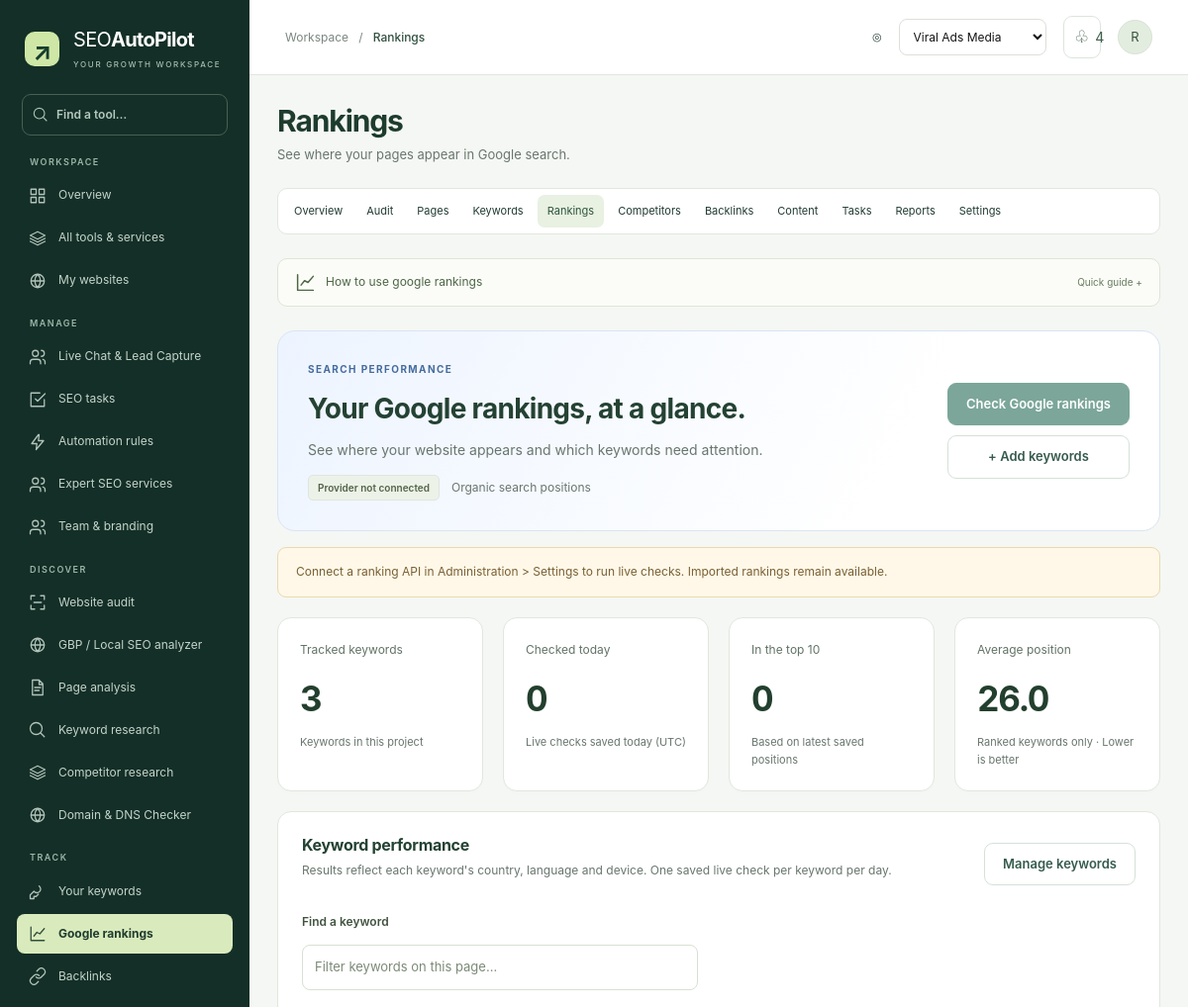
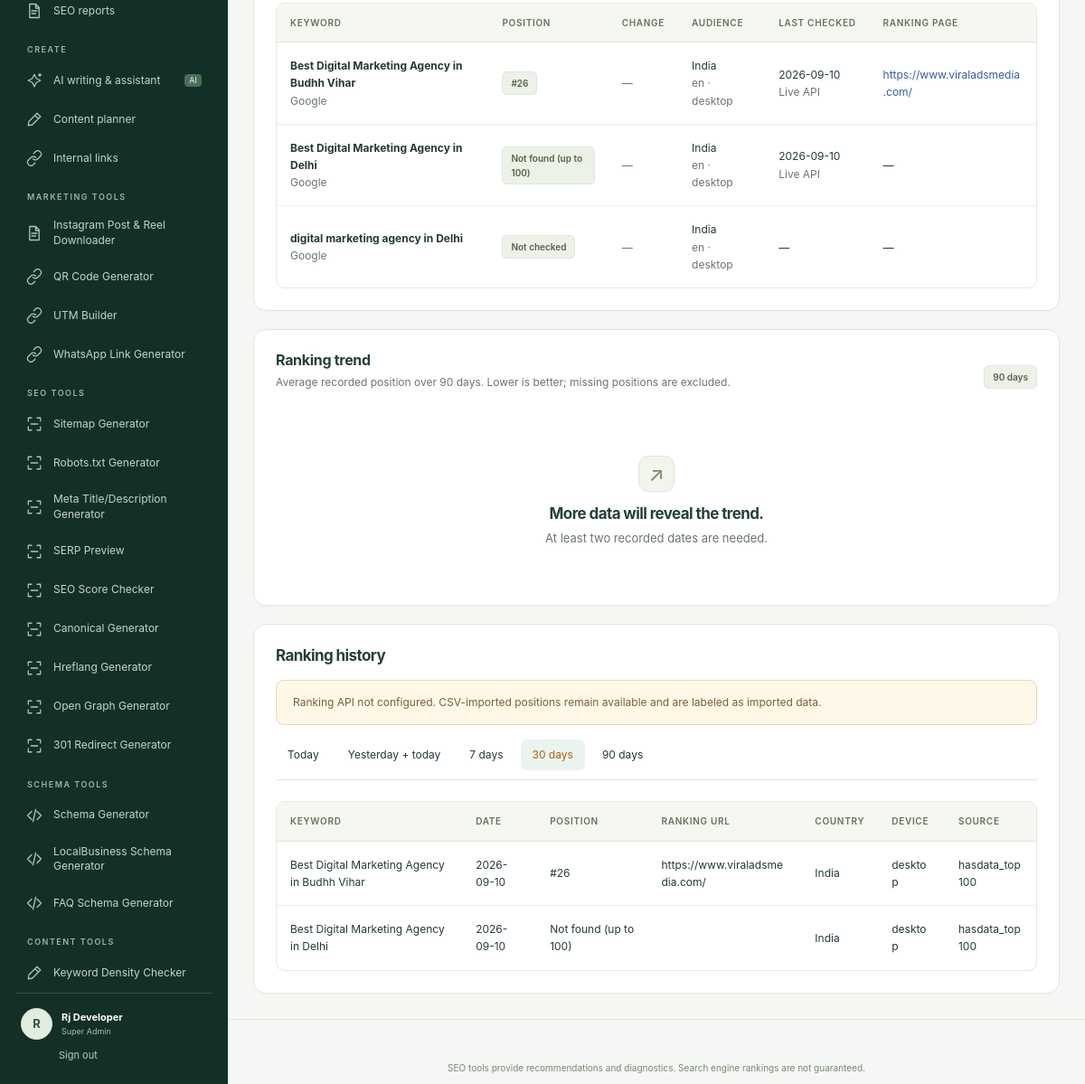
Screenshot of /rankings (signed in) with the database file from the repository (2 pictures, top to bottom).
### tables this page shows
CREATE TABLE `users` (
  `id` int(10) UNSIGNED NOT NULL,
  `name` varchar(120) NOT NULL,
  `email` varchar(190) NOT NULL,
  `password` varchar(255) NOT NULL,
  `role` enum('super_admin','admin','team_member','customer') NOT NULL DEFAULT 'customer',
  `company` varchar(190) DEFAULT '',
  `phone` varchar(40) DEFAULT '',
  `timezone` varchar(60) DEFAULT 'UTC',
  `country` varchar(80) DEFAULT '',
  `active` tinyint(4) NOT NULL DEFAULT 1,
  `verified_at` datetime DEFAULT NULL,
  `notification_email` tinyint(4) NOT NULL DEFAULT 1,
  `created_at` timestamp NOT NULL DEFAULT current_timestamp(),
  `session_version` int(10) UNSIGNED NOT NULL DEFAULT 1
);

CREATE TABLE `keywords` (
  `id` int(10) UNSIGNED NOT NULL,
  `website_id` int(10) UNSIGNED NOT NULL,
  `keyword` varchar(190) NOT NULL,
  `country` varchar(80) DEFAULT 'India',
  `language` varchar(40) DEFAULT 'en',
  `search_engine` varchar(30) DEFAULT 'google',
  `device` enum('desktop','mobile') DEFAULT 'desktop',
  `target_url` varchar(500) DEFAULT '',
  `intent` varchar(80) DEFAULT '',
  `tags` varchar(190) DEFAULT '',
  `search_volume` int(10) UNSIGNED DEFAULT NULL,
  `difficulty` decimal(5,2) DEFAULT NULL,
  `cpc` decimal(10,2) DEFAULT NULL,
  `source` varchar(30) DEFAULT 'manual',
  `created_at` timestamp NOT NULL DEFAULT current_timestamp()
);

### config/config.example.php (called while the page is built)
<?php
return [
 'DB_HOST'=>'127.0.0.1', 'DB_PORT'=>'3306', 'DB_NAME'=>'seo_autopilot', 'DB_USER'=>'root', 'DB_PASS'=>'',
 'APP_URL'=>'http://localhost/ppso', 'APP_NAME'=>'SEO AutoPilot', 'APP_ENV'=>'production',
 'SMTP_HOST'=>'', 'SMTP_PORT'=>587, 'SMTP_USER'=>'', 'SMTP_PASS'=>'', 'SMTP_FROM'=>'',
 'AI_ENDPOINT'=>'', 'AI_API_KEY'=>'', 'AI_MODEL'=>'',
 'RANKING_ENDPOINT'=>'', 'RANKING_API_KEY'=>'',
 'KEYWORD_ENDPOINT'=>'', 'KEYWORD_API_KEY'=>'', 'BACKLINK_ENDPOINT'=>'', 'BACKLINK_API_KEY'=>'',
 'RAZORPAY_KEY'=>'', 'RAZORPAY_SECRET'=>'', 'RAZORPAY_WEBHOOK_SECRET'=>'',
 'INSTALL_TOKEN'=>'replace-with-a-long-random-string',
];

### config/config.php (called while the page is built, shortened)
<?php
$config = require __DIR__.'/config.example.php';
$private = getenv('SEO_CONFIG_FILE') ?: __DIR__.'/local.php';
return $config;

### includes/bootstrap.php (called while the page is built, shortened)
<?php
$config = require ROOT.'/config/config.php';
require_once __DIR__.'/functions.php';
require_once __DIR__.'/security.php';

### includes/security.php (called while the page is built, shortened)
<?php
function current_user(): ?array { static $loaded=false,$user=null; if (!$loaded) { $loaded=true; if (isset($_SESSION['user_id'])) { $user=row('SELECT * FROM users WHERE id=? AND active=1',[$_SESSION['user_id']]); if($user && ($_SESSION['session_version']??0)!== (int)$user['session_version']){$user=null;unset($_SESSION['user_id']);} } } return $user; }
function require_user(): array { $u=current_user(); if (!$u) { if (str_contains($_SERVER['REQUEST_URI']??'','/api/')) fail('Please sign in.',401); redirect('/login'); } if (isset($_SESSION['last_seen']) && time()-$_SESSION['last_seen']>7200) { session_destroy(); fail('Your session has expired. Sign in again.',401); } $_SESSION['last_seen']=time(); return $u; }
function is_admin(?array $u=null): bool { $u ??=current_user(); return in_array($u['role']??'',['super_admin','admin'],true); }
function website(int $id): array { $u=require_user(); $w=row('SELECT * FROM websites WHERE id=?',[$id]); if (!$w) fail('Website not found.',404); if (!is_admin($u) && $w['user_id']!=$u['id'] && !value('SELECT id FROM team_members WHERE user_id=? AND website_id=?',[$u['id'],$id])) fail('This project is not assigned to you.',403); return $w; }
function websites(): array { $u=require_user(); return is_admin($u)?rows('SELECT * FROM websites ORDER BY id DESC LIMIT 500'):rows('SELECT DISTINCT w.* FROM websites w LEFT JOIN team_members t ON t.website_id=w.id WHERE w.user_id=? OR t.user_id=? ORDER BY w.id DESC LIMIT 500',[$u['id'],$u['id']]); }

### includes/Ranking.php (called while the page is built, shortened)
<?php
final class Ranking {
 public static function label(?int $position,?string $source): string {
  if($position!==null)return '#'.$position;
  return match($source){null=> 'Not checked','hasdata_top100'=>'Not found (up to 100)','api'=>self::source()==='hasdata_top100'?'Not found (old check)':'Not found',default=>'No position supplied'};
 }
}

### dashboard/rankings.php (the view, shortened to what this page needs)
<?php
$connected=cfg('RANKING_ENDPOINT')&&cfg('RANKING_API_KEY');
$isHasData=rtrim((string)cfg('RANKING_ENDPOINT'),'/')==='https://api.hasdata.com/scrape/google/serp';
$tracked=rows('SELECT k.*,r.position,r.date,r.url,r.source AS ranking_source,(SELECT position FROM keyword_rankings p WHERE p.keyword_id=k.id AND p.date<r.date ORDER BY p.date DESC LIMIT 1) AS previous_position FROM keywords k LEFT JOIN keyword_rankings r ON r.keyword_id=k.id AND r.date=(SELECT MAX(date) FROM keyword_rankings x WHERE x.keyword_id=k.id) WHERE k.website_id=? ORDER BY k.keyword,k.id',[$wid]);
$checked=0;$top=0;$sum=0;$found=0;$pending=[];
foreach($tracked as $k){if($k['date']===date('Y-m-d')&&$k['ranking_source']===Ranking::source())$checked++;elseif(strtolower($k['search_engine'])==='google')$pending[]=(int)$k['id'];if($k['position']!==null){$found++;$sum+=(int)$k['position'];if($k['position']<=10)$top++;}}
?>
<section class="ranking-hero"><div><span class="eyebrow">SEARCH PERFORMANCE</span><h2>Your Google rankings, at a glance.</h2><p>See where your website appears and which keywords need attention.</p><div class="row"><span class="badge <?=$connected?'completed':''?>"><?=$connected?($isHasData?'HasData connected':'Ranking provider connected'):'Provider not connected'?></span><span class="small"><?=$isHasData?'Search depth: up to 100 positions':'Organic search positions'?></span></div></div><div class="ranking-actions"><button class="button" data-check-rankings data-website-id="<?=$wid?>" data-keywords="<?=e(json_encode($pending))?>" <?=!$connected||!$pending?'disabled':''?>><?=$pending?'Check Google rankings':($tracked?'Up to date today':'Add keywords to start')?></button><a class="button secondary" href="<?=url('/keywords?website_id='.$wid.'#create')?>">+ Add keywords</a></div></section>
<?php if(!$connected):?><div class="alert">Connect a ranking API in Administration &gt; Settings to run live checks. Imported rankings remain available.</div><?php endif;?>
<div class="grid grid-4 stack"><?php foreach([['Tracked keywords',count($tracked),'Keywords in this project'],['Checked today',$checked,'Live checks saved today (UTC)'],['In the top 10',$top,'Based on latest saved positions'],['Average position',$found?number_format($sum/$found,1):'—','Ranked keywords only · Lower is better']] as [$label,$number,$help]):?><article class="card metric"><div class="metric-label"><?=e($label)?></div><div class="metric-value"><?=e($number)?></div><div class="metric-foot"><?=e($help)?></div></article><?php endforeach;?></div>
<section class="card stack"><div class="card-header"><div><h3>Keyword performance</h3><p class="small">Results reflect each keyword's country, language and device. One saved live check per keyword per day.</p></div><a href="<?=url('/keywords?website_id='.$wid)?>" class="button secondary small-button">Manage keywords</a></div>
<label class="ranking-filter">Find a keyword<input type="search" data-ranking-filter placeholder="Filter keywords on this page…"></label>
<div class="table-wrap"><table id="ranking-table"><thead><tr><th>Keyword</th><th>Position</th><th>Change</th><th>Audience</th><th>Last checked</th><th>Ranking page</th></tr></thead><tbody>
<?php foreach($tracked as $k):$change=$k['position']!==null&&$k['previous_position']!==null?(int)$k['previous_position']-(int)$k['position']:null;?><tr data-ranking-row><td><strong><?=e($k['keyword'])?></strong><br><span class="small"><?=e(ucfirst($k['search_engine']))?></span></td><td><span class="badge <?=$k['position']!==null&&$k['position']<=10?'completed':''?>"><?=e(Ranking::label($k['position']===null?null:(int)$k['position'],$k['ranking_source']))?></span></td><td><span class="<?=($change??0)>0?'rank-up':(($change??0)<0?'rank-down':'small')?>"><?=e($change===null?'—':($change===0?'No change':($change>0?'↑ '.$change:'↓ '.abs($change))))?></span></td><td><?=e($k['country'])?><br><span class="small"><?=e($k['language'].' · '.$k['device'])?></span></td><td><?=e($k['date']??'—')?><br><span class="small"><?=e(in_array($k['ranking_source'],['api','hasdata_top100'])?'Live API':($k['ranking_source']??''))?></span></td><td><?php if($k['url']):?><a class="ranking-url" href="<?=e($k['url'])?>" target="_blank" rel="noopener noreferrer"><?=e($k['url'])?></a><?php else:?>—<?php endif;?></td></tr><?php endforeach;?>
</tbody></table></div></section>
<section class="card stack"><div class="card-header"><div><h3>Ranking trend</h3><p class="small">Average recorded position over 90 days. Lower is better; missing positions are excluded.</p></div><span class="badge">90 days</span></div><?php Chart::line($history,'Average keyword position over 90 days');?></section>
<?php require ROOT.'/dashboard/tools.php';?>

### includes/sidebar.php (shortened to what this page needs)
<?php
$catalog=WorkspaceUI::directory();
$groups=['Workspace'=>['dashboard'=>['Overview','grid'],'services'=>['All tools & services','layers'],'websites'=>['My websites','globe']]];
foreach($catalog as $key=>[$group,$name,$description,$steps,$result,$icon])$groups[$group][$key]=[$name,$icon];
if(is_admin())$groups['B2B Leads']=['admin/b2b-leads'=>['B2B Lead Extractor','search']];
if(is_admin())$groups['SEO Expert']=['admin/seo-expert'=>['SEO Expert Leads','users']];
$groups['Account']=['billing'=>['Plan & billing','file'],'profile'=>['My profile','settings']];
?>
<aside class="sidebar" id="sidebar">
 <a class="logo" href="<?=url('/dashboard')?>"><span class="logo-symbol">↗</span><span>SEO<strong>AutoPilot</strong><small>YOUR GROWTH WORKSPACE</small></span></a>
 <label class="nav-search"><?=WorkspaceUI::icon('search')?><input type="search" data-nav-search placeholder="Find a tool…" aria-label="Find a navigation item"></label>
 <nav aria-label="Workspace">
 <?php foreach($groups as $heading=>$items):?><div class="nav-group"><h2 class="nav-group-title"><?=e($heading)?></h2><?php foreach($items as $key=>[$label,$icon]):?><a class="nav-item <?=$section===$key?'active':''?>" <?=$section===$key?'aria-current="page"':''?> href="<?=url('/'.$key).($wid?'?website_id='.$wid:'')?>"><?=WorkspaceUI::icon($icon)?><span><?=e($label)?></span><?php if($key==='ai-assistant'):?><small>AI</small><?php endif;?></a><?php endforeach;?></div><?php endforeach;?>
 </nav>
 <div class="sidebar-bottom"><a class="user-pill" href="<?=url('/profile')?>"><span class="avatar"><?=e(mb_substr($user['name'],0,1))?></span><span><?=e($user['name'])?><small><?=e(ucwords(str_replace('_',' ',$user['role'])))?></small></span></a><form method="post" action="<?=url('/logout')?>"><?php csrf_field();?><button class="text-button">Sign out</button></form></div>
</aside>

### dashboard/index.php (shortened to what this page needs)
<?php
$user=require_user();$sites=websites();$wid=(int)($_GET['website_id']??($sites[0]['id']??0));$w=$wid?website($wid):null;
$defs=Modules::definitions();$title=$defs[$section]['title']??ucwords(str_replace('-',' ',$section));
require ROOT.'/includes/header.php';require ROOT.'/includes/sidebar.php';
?><div class="app-main"><header class="app-topbar"><button class="icon-button mobile-toggle" data-toggle-sidebar aria-controls="sidebar" aria-expanded="false" aria-label="Open navigation">☰</button><div class="breadcrumbs">Workspace &nbsp; / &nbsp; <strong><?=e($title)?></strong></div><div class="top-actions"><span>◎</span><select data-website-picker aria-label="Active website"><option value="0">Select a website</option><?php foreach($sites as $site):?><option value="<?=$site['id']?>" <?=$wid===$site['id']?'selected':''?>><?=e($site['name'])?></option><?php endforeach;?></select><a href="<?=url('/notifications')?>" class="icon-button" aria-label="Notifications">♧ <small><?=(int)value('SELECT COUNT(*) FROM notifications WHERE user_id=? AND read_at IS NULL',[$user['id']])?></small></a><a class="avatar" href="<?=url('/profile')?>"><?=e(mb_substr($user['name'],0,1))?></a></div></header><main class="app-content" id="main"><?php require ROOT.'/includes/alerts.php';?><div class="page-heading"><div><h1><?=$section==='dashboard'?'Your SEO overview.':e($title)?></h1><p><?=e($defs[$section]['description']??($section==='dashboard'?'Track your website health, search rankings, and the next tasks to improve them.':(WorkspaceUI::catalog()[$section][2]??'Everything you need for your next step.')))?></p></div><div class="row"><?php if($w && $section==='dashboard'):?><a class="button secondary" href="<?=url('/reports?website_id='.$wid)?>">↓ Export report</a><button class="button" data-action="crawl" data-website-id="<?=$wid?>">ϟ Run audit</button><?php elseif($section==='websites'):?><a class="button" href="#create">+ Add website</a><?php endif;?></div></div>
<?php
$global=['services','websites','profile','billing','notifications','no-api-tools','live-chat'];
if($w && !in_array($section,$global) && $section!=='report') require ROOT.'/dashboard/website-tabs.php';
if(!$w && !in_array($section,$global)){?><div class="welcome-banner"><div><h3>Your next SEO win starts here.</h3><p>Connect your first website to see its health, issues, and opportunities.</p></div><a href="<?=url('/websites#create')?>" class="button">+ Add website</a></div><?php if($section==='dashboard')require ROOT.'/dashboard/overview.php';else empty_state('Connect a website first','Add a website to start using this tool.');}
elseif(isset($defs[$section])){require ROOT.'/dashboard/tool-guide.php';if($section==='human-services')require ROOT.'/dashboard/service-options.php';require ROOT.'/dashboard/module.php';}
else{require ROOT.'/dashboard/tool-guide.php'; $view=ROOT.'/dashboard/'.$section.'.php'; if(is_file($view))require $view;else require ROOT.'/dashboard/tools.php'; }
?></main></div><?php require ROOT.'/includes/footer.php';?>

### assets/css/refinements.css (style rules this page uses)
body { font-family:Arial,Helvetica,sans-serif;-webkit-font-smoothing:antialiased }
.app-content>.card+.card,.app-content>.grid+.card,.app-content>.dashboard-grid+.card,.app-content>.row+.card { margin-top:20px }
.card-header { flex-wrap:wrap }
.card-header>* { min-width:0 }
.app-content,.app-main,form { min-width:0 }
.top-actions .icon-button { display:inline-flex;gap:6px;align-items:center;min-height:34px }
p,label,summary { overflow-wrap:anywhere }
.app-main { background:#f5f7fb;min-height:100vh }
.app-content { max-width:1800px;margin:0 auto }
.app-content .card { border-color:#e3e8ef;border-radius:16px;box-shadow:0 3px 16px #18315305 }
.app-content h1 { letter-spacing:-1px;color:#172b46 }
.app-content h2,.app-content h3 { color:#20344d }
.app-content p,.app-content .small,.metric-foot { color:#627187 }
.app-topbar { background:#fff;border-bottom-color:#e3e8ef }
.sidebar { background:#fff;border-right:1px solid #e3e8ef }
.nav-item { border-radius:9px;margin-bottom:3px;min-height:34px }
.nav-item.active { background:#fff0e2;color:#a64600;box-shadow:inset 3px 0 #ed740c;font-weight:700 }
.app-content .metric { position:relative;overflow:hidden;border-top:3px solid #f39844 }
.app-content .metric:nth-child(2) { border-top-color:#658fe7 }
.app-content .metric:nth-child(3) { border-top-color:#36a389 }
.app-content .metric:nth-child(4) { border-top-color:#a68ad7 }
.metric-value { color:#172b46;font-variant-numeric:tabular-nums }
.app-content th { background:#f7f9fc;color:#56657a;font-size:11px;letter-spacing:.04em }
.app-content td { padding-top:16px;padding-bottom:16px }
.app-content input,.app-content select,.app-content textarea { border-color:#d5deea;border-radius:9px;min-height:40px }
.button { transition:background .15s,box-shadow .15s }
.button:disabled { cursor:default;opacity:.55 }
.ranking-hero { display:flex;justify-content:space-between;align-items:center;gap:24px;padding:30px;border:1px solid #d9e4f3;border-radius:18px;background:linear-gradient(120deg,#edf4ff,#fff 70%) }
.ranking-hero h2 { font-size:28px;margin:12px 0;letter-spacing:-.7px }
.ranking-hero p { max-width:540px;font-size:14px }
.ranking-hero .eyebrow { color:#446b9d;letter-spacing:.14em;font-weight:700 }
.ranking-actions { display:flex;flex-direction:column;gap:10px;flex-shrink:0 }
.ranking-filter { max-width:400px;margin:20px 0 }
.ranking-url { display:block;max-width:300px;overflow-wrap:anywhere;font-size:12px;color:#315f9e }
.app-content>.grid.stack { margin-top:20px }
.app-content>.grid.stack>* { margin-top:0 }

### rows the page displays
users: name "R", name "Rj Developer", role "Super Admin"
keywords: keyword "Best Digital Marketing Agency in Budhh Vihar", search_engine "Google", ranking_source "#26", change "—", country "India", language+device "en · desktop", date "2026-09-10", ranking_source "Live API", url "https://www.viraladsmedia.com/"
keywords: keyword "Best Digital Marketing Agency in Delhi", search_engine "Google", ranking_source "Not found (up to 100)", change "—", country "India", language+device "en · desktop", date "2026-09-10", ranking_source "Live API"
keywords: keyword "digital marketing agency in Delhi", search_engine "Google", ranking_source "Not checked", change "—", country "India", language+device "en · desktop", date "—"

### other values shown
$heading "WORKSPACE"
$label "Overview"
$label "All tools & services"
$label "My websites"
$heading "MANAGE"
$label "Live Chat & Lead Capture"
$label "SEO tasks"
$label "Automation rules"
$label "Expert SEO services"
$label "Team & branding"
$heading "DISCOVER"
$label "Website audit"
$label "GBP / Local SEO analyzer"
$label "Page analysis"
$label "Keyword research"
